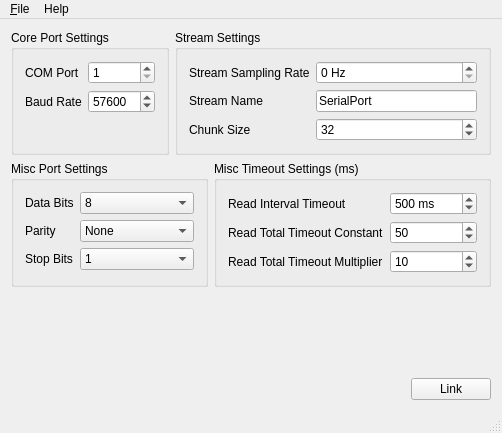
<?xml version="1.0" encoding="UTF-8"?>
<ui version="4.0">
 <class>MainWindow</class>
 <widget class="QMainWindow" name="MainWindow">
  <property name="enabled">
   <bool>true</bool>
  </property>
  <property name="geometry">
   <rect>
    <x>0</x>
    <y>0</y>
    <width>502</width>
    <height>433</height>
   </rect>
  </property>
  <property name="windowTitle">
   <string>Serial Port Connector</string>
  </property>
  <widget class="QWidget" name="centralWidget">
   <layout class="QVBoxLayout" name="verticalLayout">
    <item>
     <layout class="QHBoxLayout" name="horizontalLayout_2">
      <item>
       <widget class="QGroupBox" name="groupBox">
        <property name="title">
         <string>Core Port Settings</string>
        </property>
        <layout class="QFormLayout" name="formLayout">
         <item row="0" column="0">
          <widget class="QLabel" name="label_4">
           <property name="text">
            <string>COM Port</string>
           </property>
          </widget>
         </item>
         <item row="0" column="1">
          <widget class="QSpinBox" name="comPort">
           <property name="toolTip">
            <string>This is the COM port number; these are usually consecutively assigned to devices.</string>
           </property>
           <property name="minimum">
            <number>1</number>
           </property>
           <property name="maximum">
            <number>256</number>
           </property>
          </widget>
         </item>
         <item row="1" column="0">
          <widget class="QLabel" name="label_3">
           <property name="text">
            <string>Baud Rate</string>
           </property>
          </widget>
         </item>
         <item row="1" column="1">
          <widget class="QSpinBox" name="baudRate">
           <property name="toolTip">
            <string>This is in bits per second.</string>
           </property>
           <property name="maximum">
            <number>100000000</number>
           </property>
           <property name="value">
            <number>57600</number>
           </property>
          </widget>
         </item>
        </layout>
       </widget>
      </item>
      <item>
       <widget class="QGroupBox" name="groupBox_2">
        <property name="title">
         <string>Stream Settings</string>
        </property>
        <layout class="QFormLayout" name="formLayout_2">
         <item row="0" column="0">
          <widget class="QLabel" name="label">
           <property name="text">
            <string>Stream Sampling Rate</string>
           </property>
          </widget>
         </item>
         <item row="0" column="1">
          <widget class="QSpinBox" name="samplingRate">
           <property name="toolTip">
            <string>Set this to a non-zero value if you know the sampling rate.</string>
           </property>
           <property name="suffix">
            <string> Hz</string>
           </property>
           <property name="minimum">
            <number>0</number>
           </property>
           <property name="maximum">
            <number>1000</number>
           </property>
           <property name="value">
            <number>0</number>
           </property>
          </widget>
         </item>
         <item row="1" column="0">
          <widget class="QLabel" name="label_2">
           <property name="text">
            <string>Stream Name</string>
           </property>
          </widget>
         </item>
         <item row="1" column="1">
          <widget class="QLineEdit" name="input_name">
           <property name="toolTip">
            <string>The name of the stream within LSL.</string>
           </property>
           <property name="text">
            <string>SerialPort</string>
           </property>
          </widget>
         </item>
         <item row="2" column="0">
          <widget class="QLabel" name="label_9">
           <property name="text">
            <string>Chunk Size</string>
           </property>
          </widget>
         </item>
         <item row="2" column="1">
          <widget class="QSpinBox" name="chunkSize">
           <property name="toolTip">
            <string>The number of samples (=bytes) that are grouped into a chunk for transmission into LSL.</string>
           </property>
           <property name="minimum">
            <number>1</number>
           </property>
           <property name="maximum">
            <number>256000</number>
           </property>
           <property name="value">
            <number>32</number>
           </property>
          </widget>
         </item>
        </layout>
       </widget>
      </item>
     </layout>
    </item>
    <item>
     <layout class="QHBoxLayout" name="horizontalLayout_3">
      <item>
       <widget class="QGroupBox" name="groupBox_3">
        <property name="title">
         <string>Misc Port Settings</string>
        </property>
        <layout class="QFormLayout" name="formLayout_3">
         <item row="0" column="0">
          <widget class="QLabel" name="label_5">
           <property name="text">
            <string>Data Bits</string>
           </property>
          </widget>
         </item>
         <item row="0" column="1">
          <widget class="QComboBox" name="dataBits">
           <property name="toolTip">
            <string>Number of data bits per byte</string>
           </property>
           <property name="editable">
            <bool>false</bool>
           </property>
           <property name="currentIndex">
            <number>4</number>
           </property>
           <item>
            <property name="text">
             <string>4</string>
            </property>
           </item>
           <item>
            <property name="text">
             <string>5</string>
            </property>
           </item>
           <item>
            <property name="text">
             <string>6</string>
            </property>
           </item>
           <item>
            <property name="text">
             <string>7</string>
            </property>
           </item>
           <item>
            <property name="text">
             <string>8</string>
            </property>
           </item>
          </widget>
         </item>
         <item row="1" column="0">
          <widget class="QLabel" name="label_6">
           <property name="text">
            <string>Parity</string>
           </property>
          </widget>
         </item>
         <item row="1" column="1">
          <widget class="QComboBox" name="parity">
           <property name="toolTip">
            <string>Parity checking scheme.</string>
           </property>
           <property name="currentIndex">
            <number>0</number>
           </property>
           <item>
            <property name="text">
             <string>None</string>
            </property>
           </item>
           <item>
            <property name="text">
             <string>Odd</string>
            </property>
           </item>
           <item>
            <property name="text">
             <string>Even</string>
            </property>
           </item>
           <item>
            <property name="text">
             <string>Mark</string>
            </property>
           </item>
           <item>
            <property name="text">
             <string>Space</string>
            </property>
           </item>
          </widget>
         </item>
         <item row="2" column="0">
          <widget class="QLabel" name="label_7">
           <property name="text">
            <string>Stop Bits</string>
           </property>
          </widget>
         </item>
         <item row="2" column="1">
          <widget class="QComboBox" name="stopBits">
           <property name="toolTip">
            <string>Number of stop bits.</string>
           </property>
           <item>
            <property name="text">
             <string>1</string>
            </property>
           </item>
           <item>
            <property name="text">
             <string>1.5</string>
            </property>
           </item>
           <item>
            <property name="text">
             <string>2</string>
            </property>
           </item>
          </widget>
         </item>
        </layout>
       </widget>
      </item>
      <item>
       <widget class="QGroupBox" name="groupBox_4">
        <property name="toolTip">
         <string>The timeout settings are largely irrelevant in this simple context but are exposed for completeness.</string>
        </property>
        <property name="title">
         <string>Misc Timeout Settings (ms)</string>
        </property>
        <layout class="QFormLayout" name="formLayout_4">
         <item row="0" column="0">
          <widget class="QLabel" name="label_10">
           <property name="text">
            <string>Read Interval Timeout</string>
           </property>
          </widget>
         </item>
         <item row="0" column="1">
          <widget class="QSpinBox" name="readIntervalTimeout">
           <property name="suffix">
            <string> ms</string>
           </property>
           <property name="maximum">
            <number>10000000</number>
           </property>
           <property name="value">
            <number>500</number>
           </property>
          </widget>
         </item>
         <item row="1" column="0">
          <widget class="QLabel" name="label_11">
           <property name="text">
            <string>Read Total Timeout Constant</string>
           </property>
          </widget>
         </item>
         <item row="1" column="1">
          <widget class="QSpinBox" name="readTotalTimeoutConstant">
           <property name="toolTip">
            <string>Constant term in length-dependent timeout.</string>
           </property>
           <property name="maximum">
            <number>10000000</number>
           </property>
           <property name="value">
            <number>50</number>
           </property>
          </widget>
         </item>
         <item row="2" column="0">
          <widget class="QLabel" name="label_12">
           <property name="text">
            <string>Read Total Timeout Multiplier</string>
           </property>
          </widget>
         </item>
         <item row="2" column="1">
          <widget class="QSpinBox" name="readTotalTimeoutMultiplier">
           <property name="toolTip">
            <string>Linear term in length-dependent timeout.</string>
           </property>
           <property name="maximum">
            <number>1000000</number>
           </property>
           <property name="value">
            <number>10</number>
           </property>
          </widget>
         </item>
        </layout>
       </widget>
      </item>
     </layout>
    </item>
    <item>
     <spacer name="verticalSpacer">
      <property name="orientation">
       <enum>Qt::Vertical</enum>
      </property>
      <property name="sizeHint" stdset="0">
       <size>
        <width>20</width>
        <height>10</height>
       </size>
      </property>
     </spacer>
    </item>
    <item>
     <layout class="QHBoxLayout" name="horizontalLayout">
      <item>
       <spacer name="horizontalSpacer">
        <property name="orientation">
         <enum>Qt::Horizontal</enum>
        </property>
        <property name="sizeHint" stdset="0">
         <size>
          <width>40</width>
          <height>20</height>
         </size>
        </property>
       </spacer>
      </item>
      <item>
       <widget class="QPushButton" name="linkButton">
        <property name="text">
         <string>Link</string>
        </property>
       </widget>
      </item>
     </layout>
    </item>
   </layout>
  </widget>
  <widget class="QMenuBar" name="menuBar">
   <property name="geometry">
    <rect>
     <x>0</x>
     <y>0</y>
     <width>502</width>
     <height>30</height>
    </rect>
   </property>
   <widget class="QMenu" name="menuFile">
    <property name="title">
     <string>&amp;File</string>
    </property>
    <addaction name="actionLoad_Configuration"/>
    <addaction name="actionSave_Configuration"/>
    <addaction name="separator"/>
    <addaction name="actionQuit"/>
   </widget>
   <widget class="QMenu" name="menuAbout">
    <property name="title">
     <string>Help</string>
    </property>
    <addaction name="actionAbout"/>
   </widget>
   <addaction name="menuFile"/>
   <addaction name="menuAbout"/>
  </widget>
  <widget class="QStatusBar" name="statusBar"/>
  <action name="actionLoad_Configuration">
   <property name="text">
    <string>&amp;Load Configuration</string>
   </property>
   <property name="shortcut">
    <string>Ctrl+L</string>
   </property>
  </action>
  <action name="actionSave_Configuration">
   <property name="text">
    <string>&amp;Save Configuration</string>
   </property>
   <property name="shortcut">
    <string>Ctrl+S</string>
   </property>
  </action>
  <action name="actionQuit">
   <property name="text">
    <string>&amp;Quit</string>
   </property>
   <property name="shortcut">
    <string>Ctrl+Q</string>
   </property>
  </action>
  <action name="actionAbout">
   <property name="text">
    <string>&amp;About</string>
   </property>
  </action>
 </widget>
 <layoutdefault spacing="6" margin="11"/>
 <resources/>
 <connections/>
</ui>
